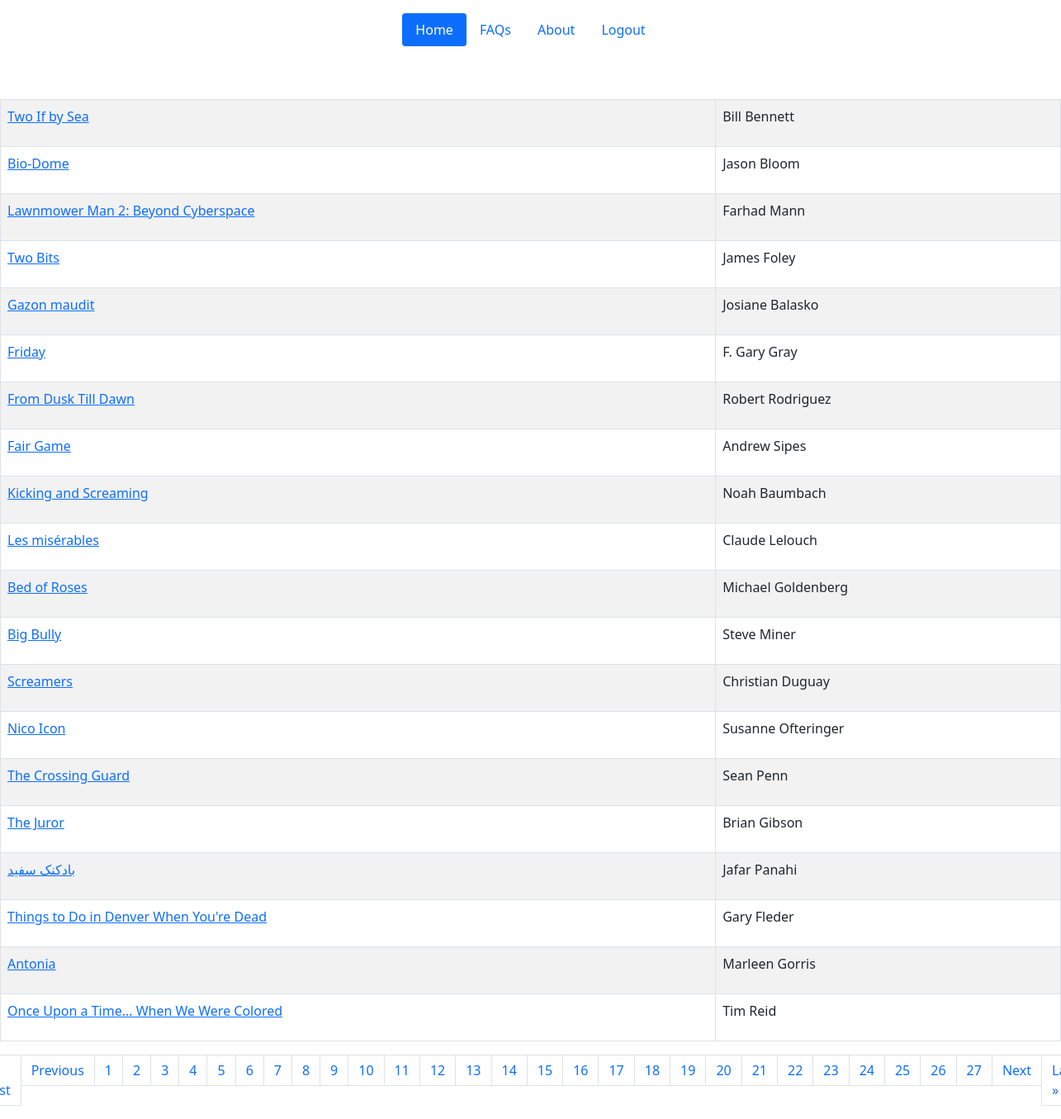
Page /movies/?page=4 on the committed database.
### movies/models.py (models this page shows)
class Movie(models.Model):
    id = models.AutoField(primary_key=True, blank=False, null=False)
    title = models.CharField(max_length=255, blank= False)
    genre = models.ManyToManyField(Genre)
    director = models.CharField(max_length=100, null= True, blank= True)
    release_date = models.DateField(default=date.today)
    created_at = models.DateTimeField(auto_now=True)
    updated_at = models.DateTimeField(auto_now_add=True)
    def __str__(self) -> str:
        return self.title

### movies/views.py (the view)
# urls.py: path('', movie_page, name = 'movies_page'),
def movie_page(request):
    movies_list = Movie.objects.all()
    p = Paginator(Movie.objects.all(), 20)
    page = request.GET.get('page')
    movies = p.get_page(page)
    nums = "a" * movies.paginator.num_pages
    context = {
        'movies_list' : movies_list,
        'movies' : movies,
        'nums' : nums
    }
    return render(request, 'movie/movie.html', context)

### templates/movie/movie.html (shortened to what this page needs)
{% extends 'base/base.html' %}
{% block start %}
<br></br>
<table class="table table-striped table-hover table-bordered">
	{% for movie in movies %}
		<tr>
			<td>
				<a href="{{ movie.id }}">{{ movie }}</a>
			</td>
            <td>
                <p>{{ movie.director }}</p>
            </td>
		</tr>
	{% endfor %}
</table>
<nav aria-label="Page navigation example">
    <ul class="pagination justify-content-center">
  {% if movies.has_previous %}
      <li class="page-item"><a class="page-link" href="?page=1">&laquo First</a></li>
      <li class="page-item"><a class="page-link" href="?page={{ movies.previous_page_number }}">Previous</a></li>
  {% endif %}
  {% for i in nums %}
      <li class="page-item"><a class="page-link" href="?page={{ forloop.counter }}">{{ forloop.counter }}</a></li>
  {% endfor %}
  {% if movies.has_next %}
      <li class="page-item"><a class="page-link" href="?page={{ movies.next_page_number }}">Next</a></li>
      <li class="page-item"><a class="page-link" href="?page={{ movies.paginator.num_pages }}">Last &raquo</a></li>
  {% endif %}
   </ul>
  </nav>
{% endblock %}

### rows in the picture
Movie: title "Two If by Sea", director "Bill Bennett"
Movie: title "Bio-Dome", director "Jason Bloom"
Movie: title "Lawnmower Man 2: Beyond Cyberspace", director "Farhad Mann"
Movie: title "Two Bits", director "James Foley"
Movie: title "Gazon maudit", director "Josiane Balasko"
Movie: title "Friday", director "F. Gary Gray"
Movie: title "From Dusk Till Dawn", director "Robert Rodriguez"
Movie: title "Fair Game", director "Andrew Sipes"
Movie: title "Kicking and Screaming", director "Noah Baumbach"
Movie: title "Les misérables", director "Claude Lelouch"
Movie: title "Bed of Roses", director "Michael Goldenberg"
Movie: title "Big Bully", director "Steve Miner"
Movie: title "Screamers", director "Christian Duguay"
Movie: title "Nico Icon", director "Susanne Ofteringer"
Movie: title "The Crossing Guard", director "Sean Penn"
Movie: title "The Juror", director "Brian Gibson"
Movie: title "بادکنک سفید", director "Jafar Panahi"
Movie: title "Things to Do in Denver When You're Dead", director "Gary Fleder"
Movie: title "Antonia", director "Marleen Gorris"
Movie: title "Once Upon a Time... When We Were Colored", director "Tim Reid"
